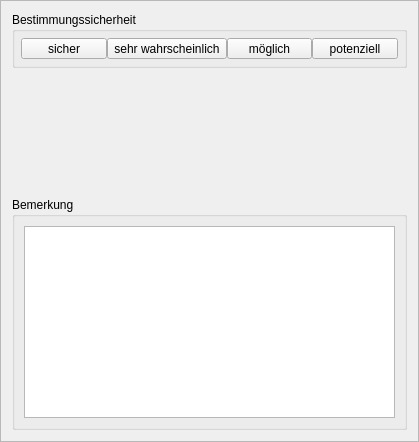
<?xml version="1.0" encoding="UTF-8"?>
<ui version="4.0">
 <class>CensusNosight</class>
 <widget class="QFrame" name="CensusNosight">
  <property name="geometry">
   <rect>
    <x>0</x>
    <y>0</y>
    <width>419</width>
    <height>442</height>
   </rect>
  </property>
  <property name="windowTitle">
   <string>Frame</string>
  </property>
  <property name="frameShape">
   <enum>QFrame::StyledPanel</enum>
  </property>
  <property name="frameShadow">
   <enum>QFrame::Raised</enum>
  </property>
  <layout class="QVBoxLayout" name="verticalLayout">
   <item>
    <widget class="QGroupBox" name="groupbox_confidence">
     <property name="title">
      <string>Bestimmungssicherheit</string>
     </property>
     <property name="flat">
      <bool>false</bool>
     </property>
     <layout class="QHBoxLayout" name="horizontalLayout">
      <property name="spacing">
       <number>0</number>
      </property>
      <property name="leftMargin">
       <number>6</number>
      </property>
      <property name="topMargin">
       <number>6</number>
      </property>
      <property name="rightMargin">
       <number>6</number>
      </property>
      <property name="bottomMargin">
       <number>6</number>
      </property>
      <item>
       <widget class="QToolButton" name="button_confidence_1">
        <property name="sizePolicy">
         <sizepolicy hsizetype="Preferred" vsizetype="Fixed">
          <horstretch>0</horstretch>
          <verstretch>0</verstretch>
         </sizepolicy>
        </property>
        <property name="text">
         <string>sicher</string>
        </property>
        <property name="dbvalue" stdset="0">
         <string>1</string>
        </property>
       </widget>
      </item>
      <item>
       <widget class="QToolButton" name="button_confidence_2">
        <property name="sizePolicy">
         <sizepolicy hsizetype="Preferred" vsizetype="Fixed">
          <horstretch>0</horstretch>
          <verstretch>0</verstretch>
         </sizepolicy>
        </property>
        <property name="text">
         <string>sehr wahrscheinlich</string>
        </property>
        <property name="dbvalue" stdset="0">
         <string>2</string>
        </property>
       </widget>
      </item>
      <item>
       <widget class="QToolButton" name="button_confidence_3">
        <property name="sizePolicy">
         <sizepolicy hsizetype="Preferred" vsizetype="Fixed">
          <horstretch>0</horstretch>
          <verstretch>0</verstretch>
         </sizepolicy>
        </property>
        <property name="text">
         <string>möglich</string>
        </property>
        <property name="dbvalue" stdset="0">
         <string>3</string>
        </property>
       </widget>
      </item>
      <item>
       <widget class="QToolButton" name="button_confidence_4">
        <property name="sizePolicy">
         <sizepolicy hsizetype="Preferred" vsizetype="Fixed">
          <horstretch>0</horstretch>
          <verstretch>0</verstretch>
         </sizepolicy>
        </property>
        <property name="text">
         <string>potenziell</string>
        </property>
        <property name="dbvalue" stdset="0">
         <string>4</string>
        </property>
       </widget>
      </item>
     </layout>
    </widget>
   </item>
   <item>
    <spacer name="verticalSpacer">
     <property name="orientation">
      <enum>Qt::Vertical</enum>
     </property>
     <property name="sizeHint" stdset="0">
      <size>
       <width>20</width>
       <height>104</height>
      </size>
     </property>
    </spacer>
   </item>
   <item>
    <widget class="QGroupBox" name="groubbox_remarks">
     <property name="title">
      <string>Bemerkung</string>
     </property>
     <layout class="QHBoxLayout" name="horizontalLayout_9">
      <item>
       <widget class="QPlainTextEdit" name="plainTextEdit"/>
      </item>
     </layout>
    </widget>
   </item>
  </layout>
 </widget>
 <resources/>
 <connections/>
</ui>
